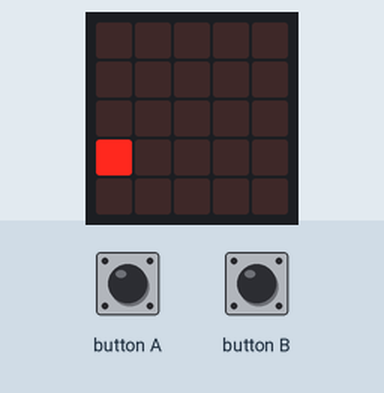
A program run on a simulated BBC micro:bit (MakeCode). Shown: the board's 5×5 LED display. The test bench sets the inputs (shaded band).

Above: at 1.6 s.
1.7 s: button A pressed for 0.15 s
At 2.8 s:
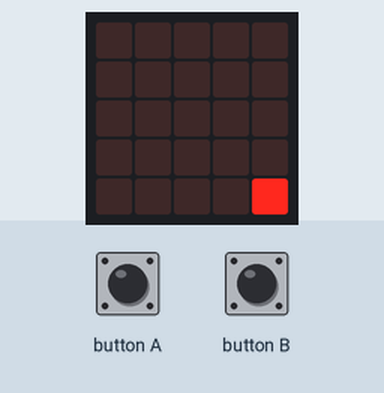
4.8 s: button B pressed for 0.15 s
At 5.5 s:
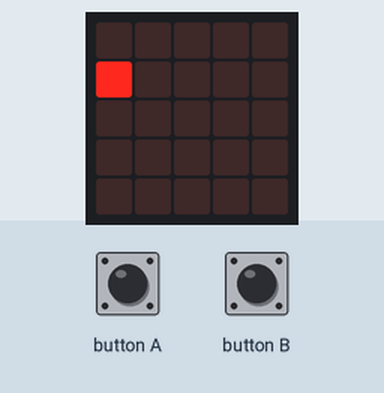
7.9 s: button B pressed for 0.15 s
At 9.6 s:
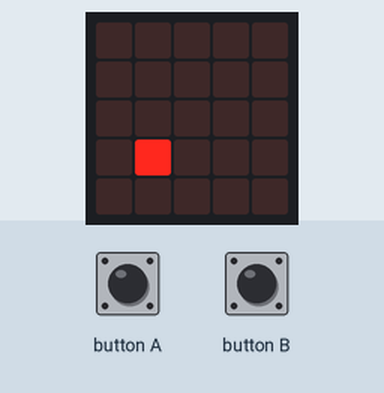
11.0 s: button A pressed for 0.15 s
At 12.6 s:
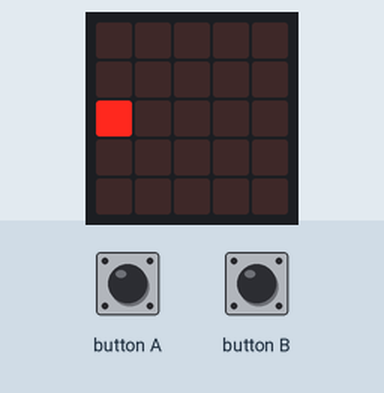
12.7 s: button A pressed for 0.15 s
At 14.0 s:
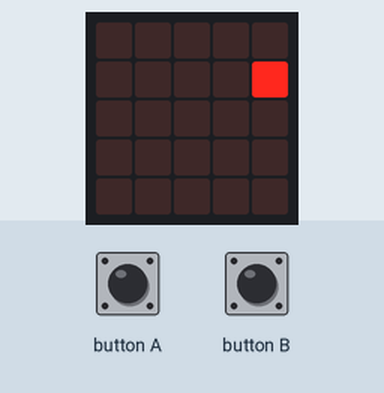
15.8 s: button A pressed for 0.15 s
At 17.1 s:
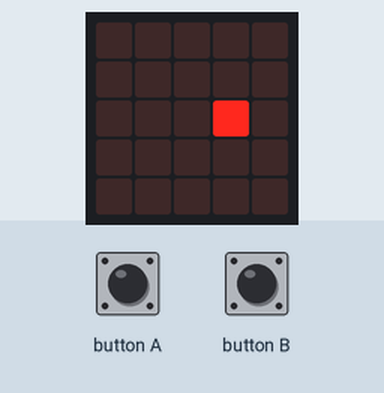
Timing chart, 0 to 18.8 s (numbered marks = the images above; inputs shaded):
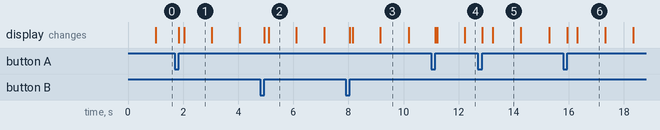

The program:

main.ts
```typescript
input.onButtonPressed(Button.A, function () {
    led.unplot(posX, posY)
    posX += -1
    if (posX < 0) {
        posX = 4
    }
    led.plot(posX, posY)
})
input.onButtonPressed(Button.B, function () {
    led.unplot(posX, posY)
    posX += 1
    if (posX > 4) {
        posX = 0
    }
    led.plot(posX, posY)
})
let posX = 0
let posY = 0
posY = 2
posX = 0
led.plot(posX, posY)
let direction = 1
basic.forever(function () {
    basic.pause(1000)
    led.unplot(posX, posY)
    posY += direction
    if (posY >= 4) {
        direction = -1
    } else if (posY <= 0) {
        direction = 1
    }
    led.plot(posX, posY)
})
```

test.ts
```typescript
// les tests vont ici ; cela ne sera pas compilé si ce paquet est utilisé en tant qu'extension.
```

Measured:
- after the input at 1.7 s, the display: first changes after 0.15 s (image 1 shows a later state)
- after the input at 4.8 s, the display: first changes after 0.15 s (image 2 shows a later state)
- after the input at 7.9 s, the display: first changes after 0.15 s (image 3 shows a later state)
- after the input at 11.0 s, the display: first changes after 0.15 s (image 4 shows a later state)
- after the input at 12.7 s, the display: first changes after 0.15 s (image 5 shows a later state)
- after the input at 15.8 s, the display: first changes after 0.15 s (image 6 shows a later state)
- what the display in image 1 shows lasts 1.0 s, from 2.0 s to 3.0 s
